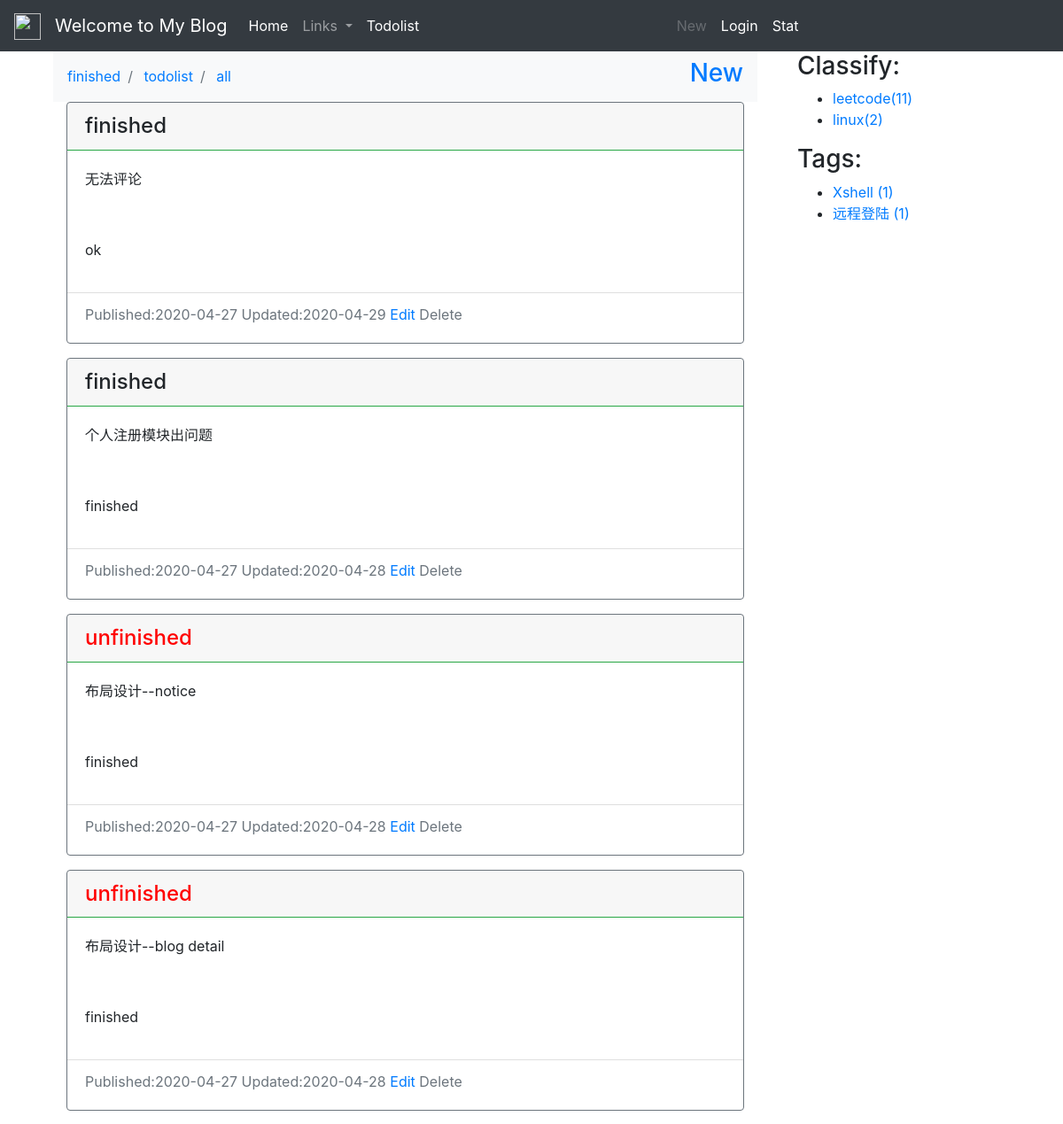
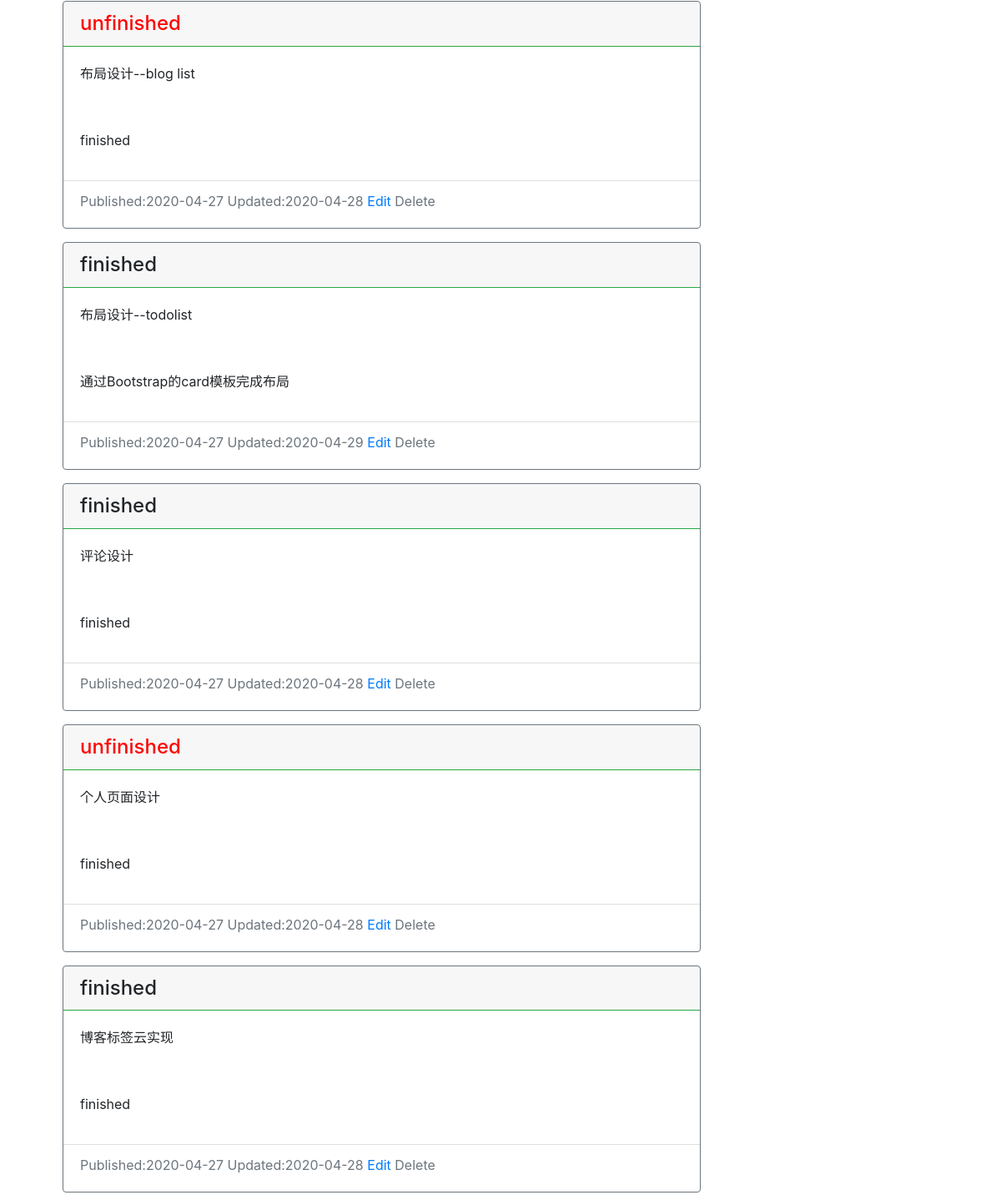
Page /record/todolist_list/ (upper part) on the earlier database version (2 pictures, top to bottom).
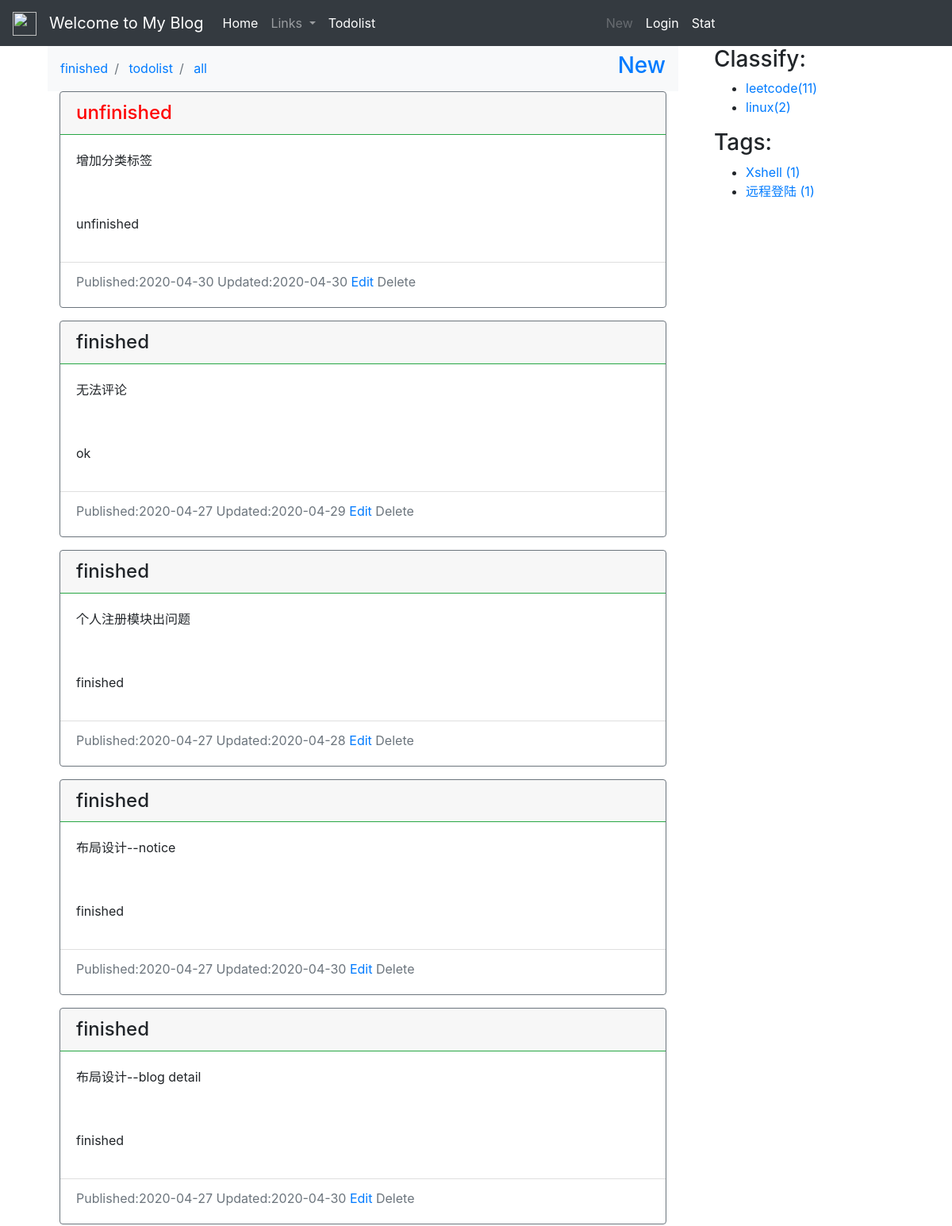
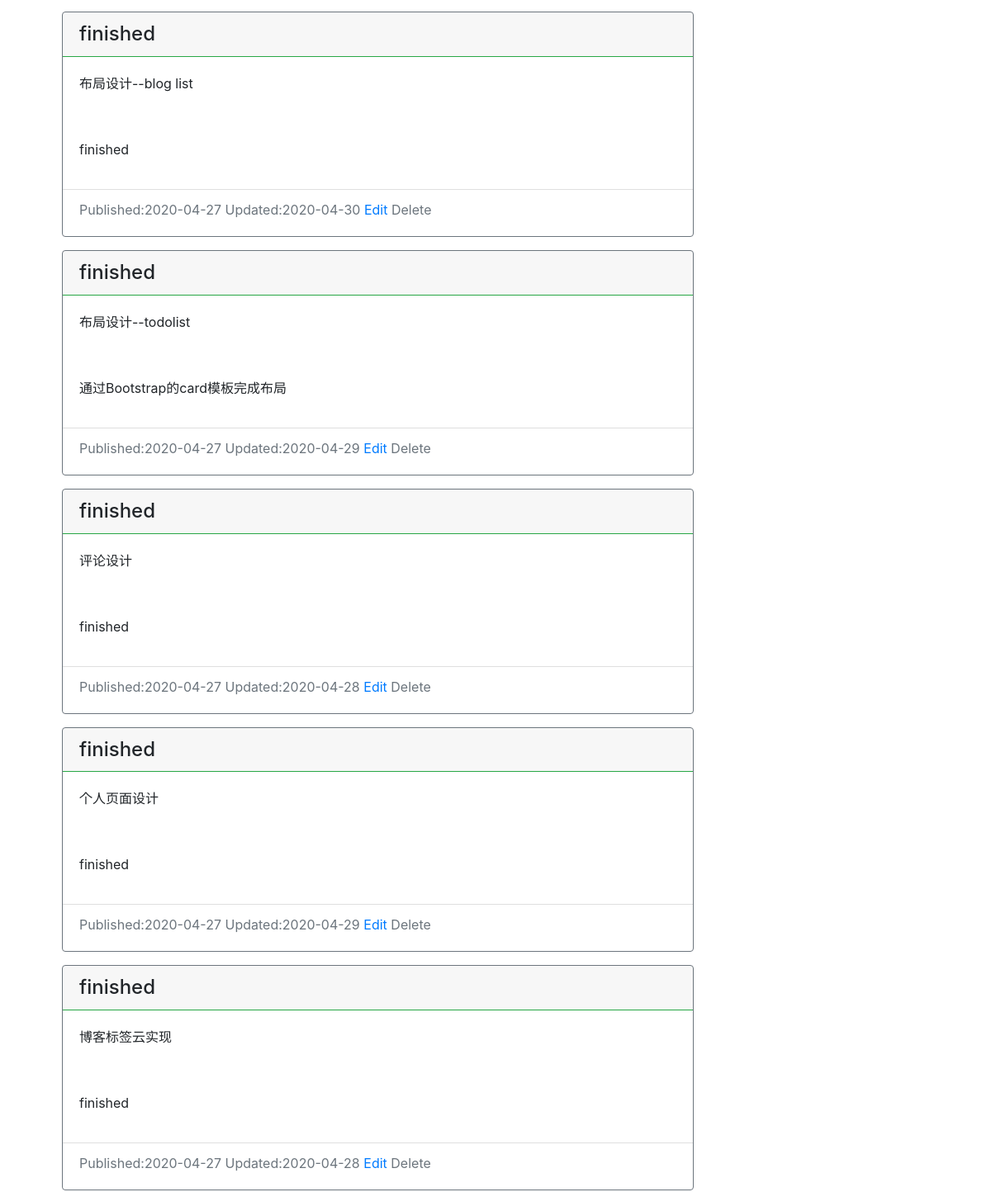
Same page on the later database version (2 pictures, top to bottom).
### record/models.py (models this page shows)
class Todolist(models.Model):
    created_time = models.DateTimeField(default=timezone.now)
    updated_time=models.DateTimeField(auto_now=True)
    body = models.TextField()
    feed_back=models.TextField(blank=True,default="unfinished")
    is_done = models.BooleanField(default=False)
    class Meta:
        ordering = ('-created_time',)

### blog/models.py (models this page shows, shortened)
class BlogClassify(models.Model):
    title = models.CharField(max_length=100, blank=True)
    created = models.DateTimeField(default=timezone.now)

class Tag(models.Model):
    name = models.CharField(max_length=100)

### record/views.py (the view)
# urls.py: path('todolist_list/', views.todolist_list, name='todolist_list'),
def todolist_list(request):
    todolist = Todolist.objects.all()
    order = request.GET.get('order')
    if order == 'finished':
        todolist = todolist.filter(is_done=True)
    elif order == 'todolist':
        todolist = todolist.filter(is_done=False)
    else:
        todolist = Todolist.objects.all()
    if str(request.user) == 'admin':
        cur_user = True
    else:
        cur_user = False
    context = {
        'todolists': todolist,
        'cur_user': cur_user,
    }
    return render(request, 'record/todolist.html', context)

### blog/templatetags/blog_extras.py (called while the page is built)
@register.inclusion_tag('blog/inclusions/_classify.html',takes_context=True)
def show_classify(context):
    classify_list = BlogClassify.objects.annotate(num_posts=Count('blog')).filter(num_posts__gt=0)
    return {
        'classify_list': classify_list,
    }

@register.inclusion_tag('blog/inclusions/_tags.html', takes_context=True)
def show_tags(context):
    tag_list = Tag.objects.annotate(num_posts=Count('blog')).filter(num_posts__gt=0)
    return {
        'tag_list': tag_list,
    }

### templates/record/todolist.html (shortened to what this page needs)
{% extends "base.html" %}
{% load staticfiles %}
{% block content %}
<div class="container">
    <div>
        <nav class="navbar navbar-expand-lg navbar-light bg-light">
          <div class="collapse navbar-collapse" id="navbarSupportedContent">
            <ul class="navbar-nav mr-auto">
                <li class="breadcrumb-item">
                    <a href="{% url 'record:todolist_list' %}?order=finished">
                        finished
                    </a>
                </li>
                <li class="breadcrumb-item">
                    <a href="{% url 'record:todolist_list' %}?order=todolist">
                    todolist
                    </a>
                </li>
                <li class="breadcrumb-item">
                    <a href="{% url 'record:todolist_list' %}?order=all">
                    all
                    </a>
                </li>
            </ul>
            <form class="form-inline my-2 my-lg-0">
              <h3><a href="{% url 'record:todolist_add' %}">New</a></h3>
            </form>
          </div>
        </nav>
    </div>
    {% for todolist in todolists %}
    <div class="container">
            <div class="card border-secondary  mb-3" style="">
              {% if todolist.is_done %}
                <h4 class="card-header  border-success">finished</h4>
              {% else %}
                <h4 class="card-header  border-success" style="color:red">unfinished</h4>
              {% endif %}
                <div class="card-body border-secondary  mb-3">
                  <p class="card-text">{{ todolist.body }}</p>
              </div>
                <div class="card-body border-secondary  mb-3">
                  <p class="card-text">{{ todolist.feed_back }}</p>
              </div>
                <div class="card-footer bg-transparent mb-2 text-muted">
                  Published:{{ todolist.created_time|date:'Y-m-d' }}
                  Updated:{{ todolist.updated_time|date:'Y-m-d' }}
                  <a href="{% url 'record:todolist_edit' todolist.id %}" >Edit</a>
                    {% if cur_user %}
                      <a href="{% url 'record:todolist_delete' todolist.id %}" >Delete</a>
                    {% else %}
                      <a class="disabled" ref="{% url 'record:todolist_delete' todolist.id %}" >Delete</a>
                    {% endif %}
                </div>
            </div>
    </div>
    {% endfor %}
</div>
{% endblock content %}

### templates/base.html (shortened to what this page needs)
<!DOCTYPE html>
{% load staticfiles %}
{% load blog_extras %}
<html lang="en">
<head>
    <link rel="stylesheet" href="https://cdn.jsdelivr.net/npm/bootstrap@4.4.1/dist/css/bootstrap.min.css"
>
    <link href="https://cdn.bootcss.com/highlight.js/9.15.8/styles/github.min.css" rel="stylesheet">
    <link rel="stylesheet"
      href="https://use.fontawesome.com/releases/v5.8.1/css/all.css"
    >
</head>
<body>
    {% include 'header.html' %}
    <div class="container">
      <div class="row">
        <div class="col-9">
            {% block content %}
            {% endblock %}
        </div>
        <div class="col-3" >
            {% show_classify %}
            {% show_tags %}
        </div>
      </div>
  </div>
</body>
</html>

### templates/header.html (shortened to what this page needs)
{% load notifications_tags %}
{% notifications_unread as unread_count %}
<nav class="navbar navbar-expand-lg navbar-dark bg-dark sticky-top">
  <a class="navbar-brand" href="#">
    <img src="https://tse1-mm.cn.bing.net/th/id/OIP.kQ3Ds3GeMrpIxpxMAPzIDgHaE7?w=300&h=199&c=7&o=5&pid=1.7" width="30" height="30" alt="">
  </a>
  <a class="navbar-brand" href="{% url 'blog:blog_list' %}">Welcome to My Blog</a>
  <div class="collapse navbar-collapse " id="navbarSupportedContent">
    <ul class="navbar-nav mr-auto">
      <li class="nav-item active">
        <a class="nav-link" href="{% url 'blog:blog_list' %}">Home <span class="sr-only">(current)</span></a>
      </li>
      <li class="nav-item dropdown">
        <a class="nav-link dropdown-toggle" href="#" id="navbarDropdown" role="button" data-toggle="dropdown" aria-haspopup="true" aria-expanded="false">
          Links
        </a>
      </li>
        <li>
        <a class="nav-link active" href="{% url 'record:todolist_list' %}">Todolist</a>
      </li>
    </ul>
  <ul class="navbar-nav mr-auto">
    {% if user.is_authenticated %}
          <li class="nav-item">
            <a class="nav-link active" href="{% url 'blog:blog_create' %}">New</a>
          </li>
          <li class="nav-item dropdown">
            <a class="nav-link dropdown-toggle active" href="#" id="navbarDropdownuserprofile" role="button" data-toggle="dropdown" aria-haspopup="true" aria-expanded="false">
              {% if unread_count %}
                <svg viewBox="0 0 8 8" width="8px" height="8px">
                    <circle cx="2" cy="2" r="2" fill="#ff6b6b"></circle>
                </svg>
              {% endif %}
              {{ user.username }}
            </a>
              <div class="dropdown-menu" aria-labelledby="navbarDropdownuserprofile">
               <a class="dropdown-item" href="{% url 'notice:list' %}">通知
                 {% if unread_count %}
                  <span class="badge badge-danger">{{ unread_count }}</span>
                 {% endif %}
               </a>
                <a class="dropdown-item" href='{% url "user:edit" user.id %}'>个人信息</a>
                <a class="dropdown-item" href="#" onclick="user_delete()">删除个人账户</a>
                <a class="dropdown-item" href="{% url 'user:logout' %}">退出登录</a>
            </div>
          </li>
    {% else %}
      <li class="nav-item">
            <a class="nav-link disabled" aria-disabled="true" href="{% url 'blog:blog_create' %}">New</a>
          </li>
      <li>
        <a class="nav-link active" href="{% url 'user:login' %}">Login</a>
      </li>
    {% endif %}
      <li>
        <a class="nav-link active" href="{% url 'blog:user_stat' %}">Stat</a>
      </li>
    </ul>
  </div>
</nav>

### templates/blog/inclusions/_classify.html
<div class="">
  <h3 class="">Classify:</h3>
  <ul>
    {% for classify in classify_list %}
      <li>
        <a href="{% url 'blog:classify' classify.id %}">{{ classify.title }}<span class="post-count">({{ classify.num_posts }})</span></a>
      </li>
    {% empty %}
      暂无分类！
    {% endfor %}
  </ul>
</div>

### templates/blog/inclusions/_tags.html
<div class="widget widget-tag-cloud">
  <h3 class="widget-title">Tags:</h3>
  <ul>
    {% for tag in tag_list %}
      <li>
        <a href="{% url 'blog:tag' tag.id %}">{{ tag.name }} <span class="post-count">({{ tag.num_posts }})</span></a>
      </li>
    {% empty %}
      暂无标签！
    {% endfor %}
  </ul>
</div>

Differences in the rows shown:
added Todolist: is_done "unfinished", body "增加分类标签", feed_back "unfinished", created_time "2020-04-30", updated_time "2020-04-30"
changed Todolist "布局设计--notice": updated_time "2020-04-28" → "2020-04-30"; is_done "unfinished" → "finished"
changed Todolist "布局设计--blog detail": updated_time "2020-04-28" → "2020-04-30"; is_done "unfinished" → "finished"
changed Todolist "布局设计--blog list": updated_time "2020-04-28" → "2020-04-30"; is_done "unfinished" → "finished"
changed Todolist "个人页面设计": updated_time "2020-04-28" → "2020-04-29"; is_done "unfinished" → "finished"
